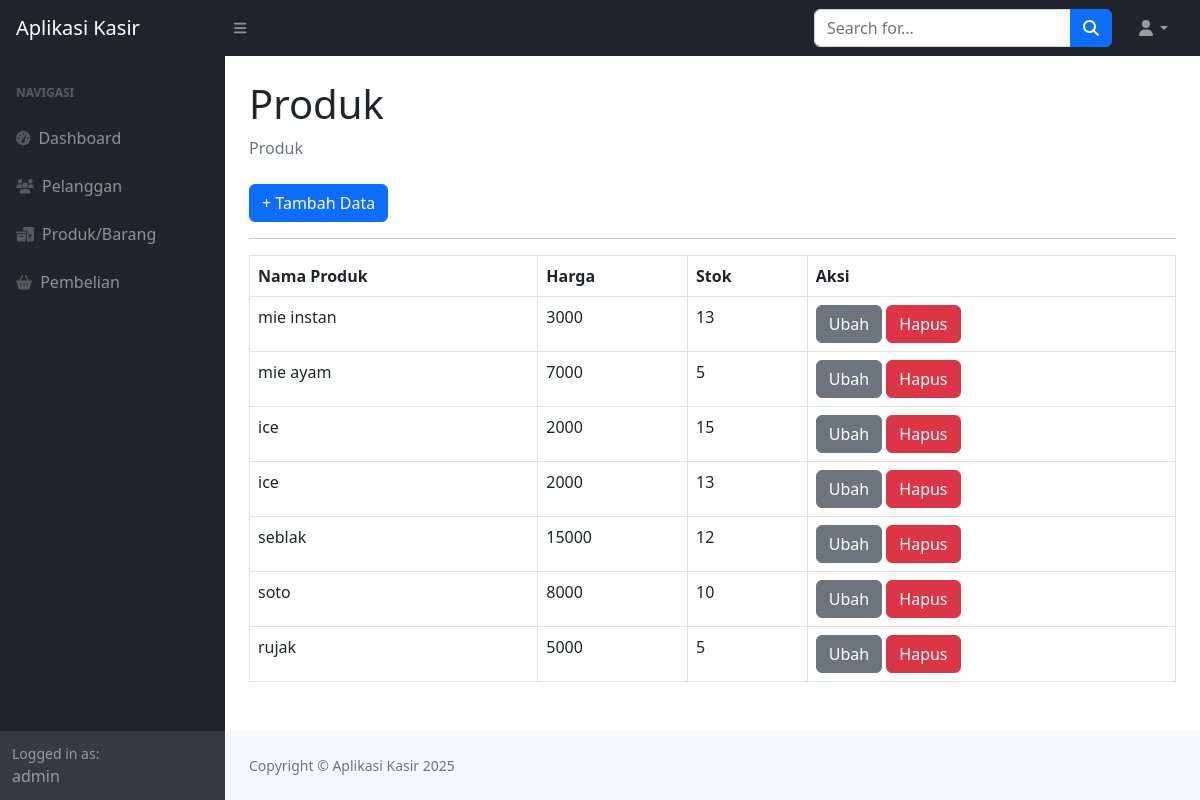
The app's page /index.php?page=produk (signed in) with its own data.
### tables this page shows
CREATE TABLE `produk` (
  `id_produk` int(11) NOT NULL,
  `nama_produk` varchar(255) DEFAULT NULL,
  `harga` int(11) DEFAULT NULL,
  `stok` int(11) DEFAULT NULL
);

### produk.php (the view)
<div class="container-fluid px-4">
                        <h1 class="mt-4">Produk</h1>
                        <ol class="breadcrumb mb-4">
                            <li class="breadcrumb-item active">Produk</li>
                        </ol>
                        <a href="?page=produk_tambah" class="btn btn-primary">+ Tambah Data</a>
                        <hr>
                        <table class="table table-bordered">
                            <tr>
                                <th>Nama Produk</th>
                                <th>Harga</th>
                                <th>Stok</th>
                                <th>Aksi</th>
                            </tr>
                            <?php
                                $query = mysqli_query($koneksi, "SELECT * FROM produk");
                                while($data = mysqli_fetch_array($query)) {
                                    ?>
                                    <tr>
                                        <td><?php echo $data['nama_produk']; ?></td>
                                        <td><?php echo $data['harga']; ?></td>
                                        <td><?php echo $data['stok']; ?></td>
                                        <td>
                                            <a href="?page=produk_ubah&&id=<?php echo $data['id_produk']; ?>" class="btn btn-secondary">Ubah</a>
                                            <a href="?page=produk_hapus&&id=<?php echo $data['id_produk']; ?>" class="btn btn-danger">Hapus</a>
                                        </td>
                                    </tr>
                                    <?php
                                }
                            ?>
                        </table>
                    </div>

### index.php (shortened to what this page needs)
<!DOCTYPE html>
<html lang="en">
    <head>
        <link href="https://cdn.jsdelivr.net/npm/simple-datatables@7.1.2/dist/style.min.css" rel="stylesheet" />
        <link href="css/styles.css" rel="stylesheet" />
    </head>
    <body class="sb-nav-fixed">
        <nav class="sb-topnav navbar navbar-expand navbar-dark bg-dark">
            <a class="navbar-brand ps-3" href="index.html">Aplikasi Kasir</a>
            <button class="btn btn-link btn-sm order-1 order-lg-0 me-4 me-lg-0" id="sidebarToggle" href="#!"><i class="fas fa-bars"></i></button>
            <form class="d-none d-md-inline-block form-inline ms-auto me-0 me-md-3 my-2 my-md-0">
                <div class="input-group">
                    <input class="form-control" type="text" placeholder="Search for..." aria-label="Search for..." aria-describedby="btnNavbarSearch" />
                    <button class="btn btn-primary" id="btnNavbarSearch" type="button"><i class="fas fa-search"></i></button>
                </div>
            </form>
            <ul class="navbar-nav ms-auto ms-md-0 me-3 me-lg-4">
                <li class="nav-item dropdown">
                    <a class="nav-link dropdown-toggle" id="navbarDropdown" href="#" role="button" data-bs-toggle="dropdown" aria-expanded="false"><i class="fas fa-user fa-fw"></i></a>
                </li>
            </ul>
        </nav>
        <div id="layoutSidenav">
            <div id="layoutSidenav_nav">
                <nav class="sb-sidenav accordion sb-sidenav-dark" id="sidenavAccordion">
                    <div class="sb-sidenav-menu">
                        <div class="nav">
                            <div class="sb-sidenav-menu-heading">Navigasi</div>
                            <a class="nav-link" href="index.php">
                                <div class="sb-nav-link-icon"><i class="fas fa-tachometer-alt"></i></div>
                                Dashboard
                            <a class="nav-link" href="?page=pelanggan">
                                <div class="sb-nav-link-icon"><i class="fas fa-users"></i></div>
                                Pelanggan
                            </a>
                            <a class="nav-link" href="?page=produk">
                                <div class="sb-nav-link-icon"><i class="fas fa-boxes-packing"></i></div>
                                Produk/Barang
                            </a><a class="nav-link" href="?page=pembelian">
                                <div class="sb-nav-link-icon"><i class="fas fa-basket-shopping"></i></div>
                                Pembelian
                            </a>
                        </div>
                    </div>
                    <div class="sb-sidenav-footer">
                        <div class="small">Logged in as:</div>
                        <?php echo $_SESSION['user']['nama']; ?>
                    </div>
                </nav>
            </div>
            <div id="layoutSidenav_content">
                <main>
                    <?php
                        $page = isset($_GET['page']) ? $_GET['page'] : 'home';
                        include $page . '.php';
                    ?>
                </main>
                <footer class="py-4 bg-light mt-auto">
                    <div class="container-fluid px-4">
                        <div class="d-flex align-items-center justify-content-between small">
                            <div class="text-muted">Copyright &copy; Aplikasi Kasir 2025</div>
                            </div>
                        </div>
                    </div>
            </div>
    </body>
</html>

### records on screen
produk: nama_produk "mie instan", harga "3000", stok "13"
produk: nama_produk "mie ayam", harga "7000", stok "5"
produk: nama_produk "ice", harga "2000", stok "15"
produk: nama_produk "ice", harga "2000", stok "13"
produk: nama_produk "seblak", harga "15000", stok "12"
produk: nama_produk "soto", harga "8000", stok "10"
produk: nama_produk "rujak", harga "5000", stok "5"

### other values on screen
$_SESSION['user']['nama'] "admin"
